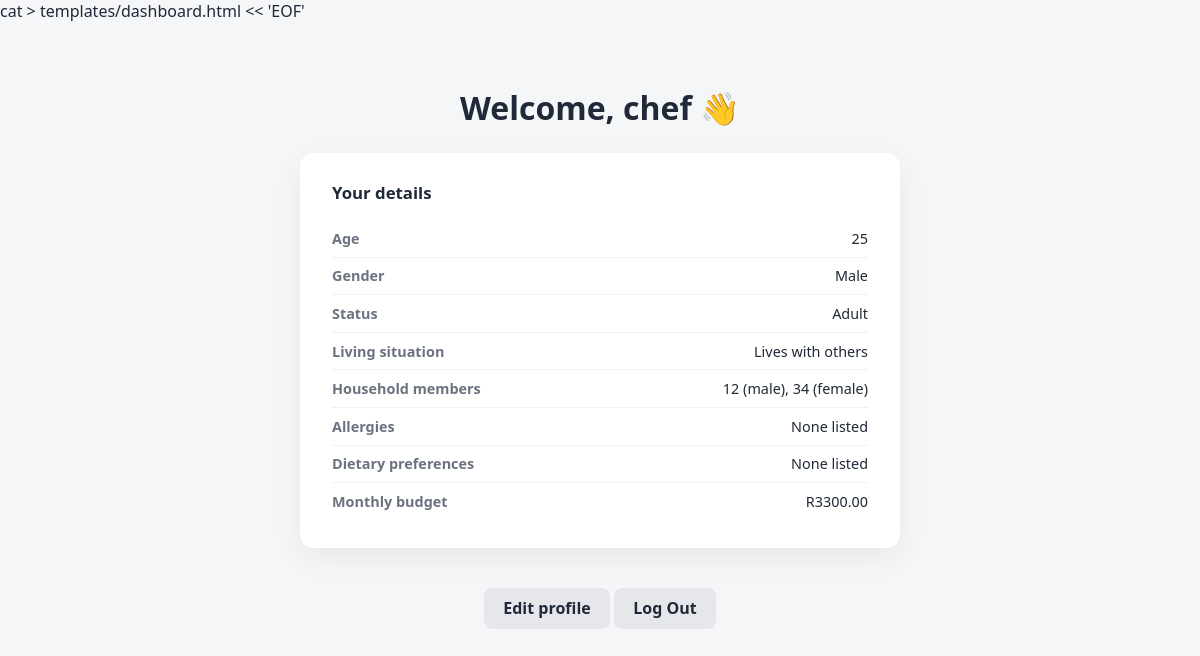
/dashboard (signed in), run on the app's committed database.
### app/models/user.py (models this page shows, shortened)
class User(UserMixin, db.Model):
    __tablename__ = "users"
    id = db.Column(db.Integer, primary_key=True)
    username = db.Column(db.String(80), unique=True, nullable=False)
    email = db.Column(db.String(120), unique=True, nullable=False)
    password_hash = db.Column(db.String(255), nullable=False)
    created_at = db.Column(db.DateTime, default=datetime.utcnow)

### app/models/profile.py (models this page shows)
class Profile(db.Model):
    __tablename__ = "profiles"
    id = db.Column(db.Integer, primary_key=True)
    user_id = db.Column(db.Integer, db.ForeignKey("users.id"), unique=True, nullable=False)
    age = db.Column(db.Integer, nullable=False)
    gender = db.Column(db.String(20), nullable=False)
    is_student = db.Column(db.Boolean, default=False)
    lives_alone = db.Column(db.Boolean, default=True)  # ignored/true when is_student is True
    monthly_budget = db.Column(db.Float)
    user = db.relationship("User", backref=db.backref("profile", uselist=False))
    household_members = db.relationship(
        "HouseholdMember", backref="profile", cascade="all, delete-orphan"
    )
    allergies = db.relationship(
        "Allergy", backref="profile", cascade="all, delete-orphan"
    )
    dietary_preferences = db.relationship(
        "DietaryPreference", backref="profile", cascade="all, delete-orphan"
    )

class HouseholdMember(db.Model):
    __tablename__ = "household_members"
    id = db.Column(db.Integer, primary_key=True)
    profile_id = db.Column(db.Integer, db.ForeignKey("profiles.id"), nullable=False)
    age = db.Column(db.Integer, nullable=False)
    gender = db.Column(db.String(20), nullable=False)

### app/routes/main.py (the view)
@main_bp.route("/dashboard")
@login_required
def dashboard():
    return render_template("dashboard.html", user=current_user)

### app/__init__.py (called while the page is built)
def create_app():
    app = Flask(__name__, template_folder="../templates", static_folder="../static")
    app.config.from_object("config.Config")
    db.init_app(app)
    login_manager.init_app(app)
    login_manager.login_view = "auth.login"
    login_manager.login_message_category = "warning"
    from app.models.user import User
    from app.models.profile import Profile, HouseholdMember, Allergy, DietaryPreference
    @login_manager.user_loader
    def load_user(user_id):
        return User.query.get(int(user_id))
    from app.routes.auth import auth_bp
    from app.routes.main import main_bp
    from app.routes.profile import profile_bp
    app.register_blueprint(auth_bp)
    app.register_blueprint(main_bp)
    app.register_blueprint(profile_bp)
    with app.app_context():
        db.create_all()  # creates budgetbite.db + tables on first run
    return app

### templates/dashboard.html (shortened to what this page needs)
{% extends "base.html" %}
{% block content %}
<div class="dashboard-wrapper">
  <h1>Welcome, {{ user.username }} 👋</h1>
  {% if user.profile %}
  <div class="details-card">
    <h2>Your details</h2>
    <div class="details-row">
      <span class="details-label">Age</span>
      <span>{{ user.profile.age }}</span>
    </div>
    <div class="details-row">
      <span class="details-label">Gender</span>
      <span>{{ user.profile.gender|capitalize }}</span>
    </div>
    <div class="details-row">
      <span class="details-label">Status</span>
      <span>{% if user.profile.is_student %}Student{% else %}Adult{% endif %}</span>
    </div>
    <div class="details-row">
      <span class="details-label">Living situation</span>
      <span>{% if user.profile.lives_alone %}Lives alone{% else %}Lives with others{% endif %}</span>
    </div>
    {% if not user.profile.lives_alone and user.profile.household_members %}
    <div class="details-row">
      <span class="details-label">Household members</span>
      <span>
        {% for member in user.profile.household_members %}
          {{ member.age }} ({{ member.gender }}){% if not loop.last %}, {% endif %}
        {% endfor %}
      </span>
    </div>
    {% endif %}
    <div class="details-row">
      <span class="details-label">Allergies</span>
      <span>
        {% if user.profile.allergies %}
          {{ user.profile.allergies|map(attribute='name')|join(', ') }}
        {% else %}
          None listed
        {% endif %}
      </span>
    </div>
    <div class="details-row">
      <span class="details-label">Dietary preferences</span>
      <span>
        {% if user.profile.dietary_preferences %}
          {{ user.profile.dietary_preferences|map(attribute='name')|join(', ') }}
        {% else %}
          None listed
        {% endif %}
      </span>
    </div>
    <div class="details-row">
      <span class="details-label">Monthly budget</span>
      <span>{% if user.profile.monthly_budget %}R{{ "%.2f"|format(user.profile.monthly_budget) }}{% else %}Not set{% endif %}</span>
    </div>
  </div>
  {% endif %}
  <a href="{{ url_for('profile.setup') }}" class="btn-secondary">Edit profile</a>
  <a href="{{ url_for('auth.logout') }}" class="btn-secondary">Log Out</a>
</div>
{% endblock %}

### static/css/style.css (style rules this page uses)
* { box-sizing: border-box; margin: 0; padding: 0; }
body { font-family: 'Segoe UI', system-ui, sans-serif; background: #f4f6f8; color: #1f2937; min-height: 100vh; }
.btn-secondary { display: inline-block; margin-top: 1rem; padding: 0.6rem 1.2rem; background: #e5e7eb; color: #1f2937; text-decoration: none; border-radius: 8px; font-weight: 600; }
.dashboard-wrapper { max-width: 600px; margin: 4rem auto; text-align: center; }
.details-card { background: #ffffff; border-radius: 14px; box-shadow: 0 10px 30px rgba(0, 0, 0, 0.06); padding: 1.75rem 2rem; margin: 1.5rem 0; text-align: left; }
.details-card h2 { font-size: 1.05rem; margin-bottom: 1rem; }
.details-row { display: flex; justify-content: space-between; gap: 1rem; padding: 0.55rem 0; border-bottom: 1px solid #f0f1f3; font-size: 0.9rem; }
.details-row:last-child { border-bottom: none; }
.details-label { color: #6b7280; font-weight: 600; }

### data on the page
User: username "chef"
Profile: profile.age "25", profile.gender "Male", profile.monthly_budget "3300.00"
HouseholdMember: age "12", gender "male"
HouseholdMember: age "34", gender "female"
